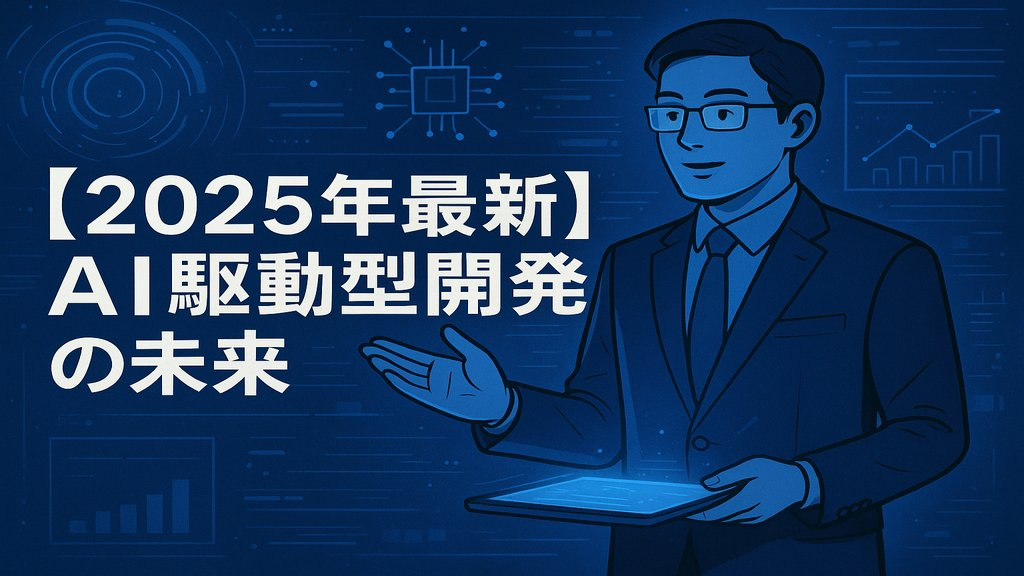
#> input picture outputs/【2025年最新】AI駆動型開発の今後を完全解説｜97%が知らない次世代手法と成功戦略-INT-01/eyecatch.jpg, 1024 x 576 px
$ python -i image_generator.py   (imports and definitions only)
#> lines starting #> are read from the running program, lines starting #| are printed output that depends on the picture
#!/usr/bin/env python3
"""
Blog Image Generator using Imagen 3
ブログ記事のアイキャッチ・サムネイル画像をImagen 3で自動生成

Usage:
    python image_generator.py --outline path/to/outline.md --mode eyecatch
    python image_generator.py --outline path/to/outline.md --mode thumbnail --chapter 1
    python image_generator.py --outline path/to/outline.md --mode all
"""

import os
import sys
import argparse
import json
import re
from datetime import datetime
from pathlib import Path
from typing import Optional, Dict, List
from io import BytesIO

from google import genai
from google.genai import types
from openai import OpenAI
from PIL import Image, ImageFilter, ImageDraw
from dotenv import load_dotenv
import base64
import numpy as np

# プロジェクトルートをパスに追加
project_root = Path(__file__).parent.parent
sys.path.append(str(project_root))

from utils.output_manager import OutputManager

# 環境変数読み込み
# [1 line not run here, left out]

class BlogImageGenerator:
    def __init__(self):
        """初期化"""
        # 画像設定を読み込み
        self.load_image_settings()
        # Google Gemini API (サムネイル用)
        self.google_api_key = os.getenv('GOOGLE_API_KEY')
        if not self.google_api_key:
            raise ValueError("GOOGLE_API_KEY not found in .env file")

        # OpenAI API (アイキャッチ用)
        self.openai_api_key = os.getenv('OPENAI_API_KEY')
        if not self.openai_api_key:
            raise ValueError("OPENAI_API_KEY not found in .env file")

        # クライアント初期化
        self.google_client = genai.Client(api_key=self.google_api_key)
        self.openai_client = OpenAI(api_key=self.openai_api_key)

        self.imagen_model = 'imagen-3.0-generate-002'
        self.openai_image_model = 'gpt-image-1'

        # 出力管理クラス初期化
        self.output_manager = OutputManager()

        # 後方互換性のため
        self.outputs_dir = Path('outputs')
        self.outputs_dir.mkdir(exist_ok=True)

    def load_image_settings(self):
        """画像設定ファイルを読み込み"""
        try:
            config_path = Path(__file__).parent.parent / 'config' / 'image_settings.json'
            with open(config_path, 'r', encoding='utf-8') as f:
                self.image_settings = json.load(f)
        except Exception as e:
            print(f"Warning: Could not load image settings: {e}")
            # デフォルト設定
            self.image_settings = {
                "eyecatch": {
                    "optimization": {
                        "enabled": True,
                        "target_max_size_kb": 500,
                        "target_dimensions": {"width": 1024, "height": 576},
                        "jpeg_quality": 85
                    }
                },
                "thumbnail": {
                    "optimization": {
                        "enabled": True,
                        "target_max_size_kb": 800,
                        "target_dimensions": {"width": 800, "height": 450},
                        "jpeg_quality": 80
                    }
                }
            }

    # [682 lines left out: functions optimize_image, load_outline, extract_chapters, generate_prompt_with_gemini, extract_yaml_and_convert_to_prompt, yaml_to_imagen_prompt and 9 more, not called in this run]

# [2 lines not run here, left out]

>>> import cv2
>>> picture = cv2.imread('../outputs/【2025年最新】AI駆動型開発の今後を完全解説｜97%が知らない次世代手法と成功戦略-INT-01/eyecatch.jpg', cv2.IMREAD_GRAYSCALE)
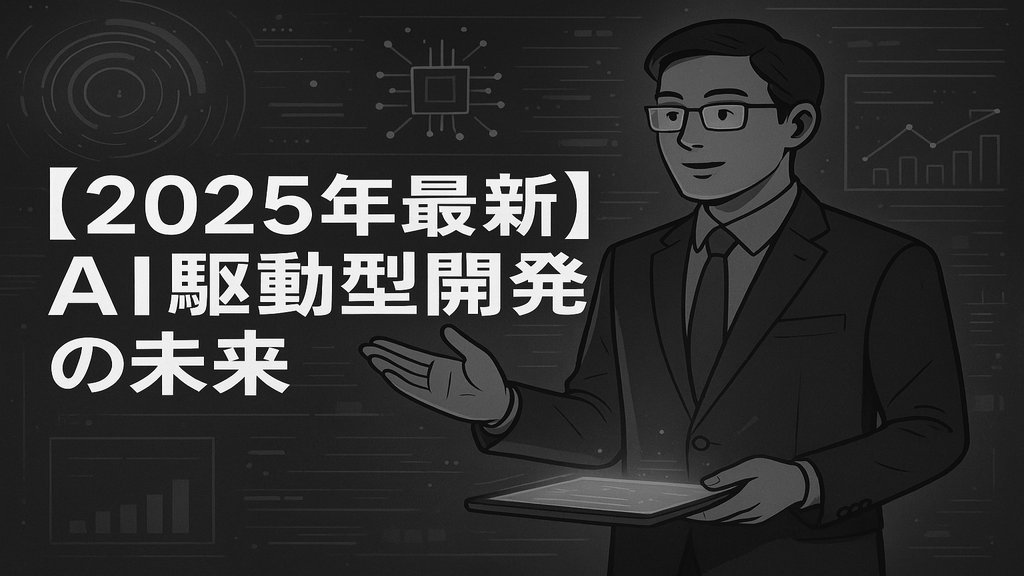
#> picture: shape (576, 1024); min 0, max 255, mean 50.4
#> (the run stopped early here; a loop or call above may not have finished)

$ run again, on outputs/【2025年最新】AI駆動型開発の今後を完全解説｜97%が知らない次世代手法と成功戦略-INT-01/chapter1.jpg
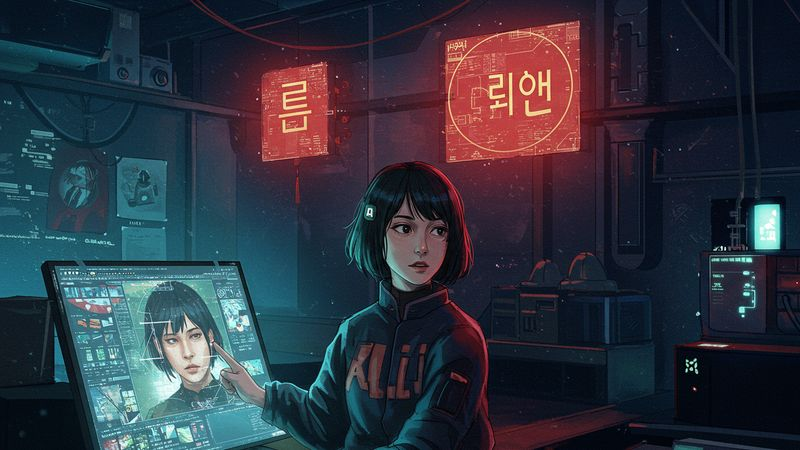
#> input picture outputs/【2025年最新】AI駆動型開発の今後を完全解説｜97%が知らない次世代手法と成功戦略-INT-01/chapter1.jpg, 800 x 450 px
#> `picture = cv2.imread('../outputs/【2025年最新】AI駆動型開発の今後を完全解説｜97%が知らない次世代手..`:
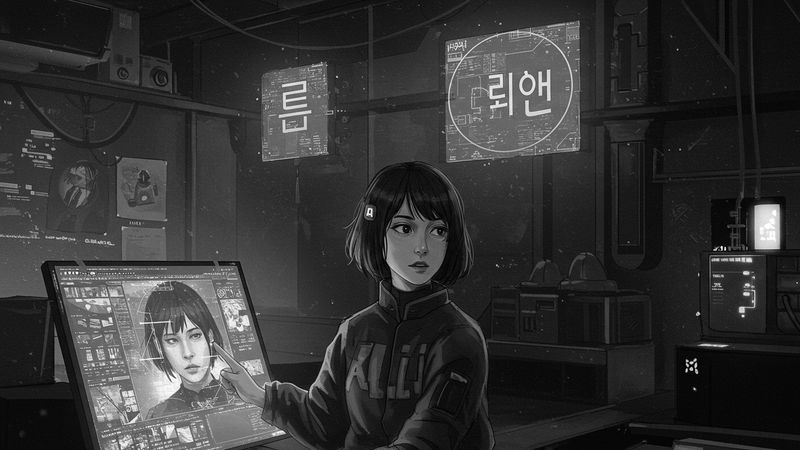
#> picture: shape (450, 800); min 0, max 255, mean 51.9

$ run again, on outputs/【2025年最新】AI駆動型開発の今後を完全解説｜97%が知らない次世代手法と成功戦略-INT-01/chapter2.jpg
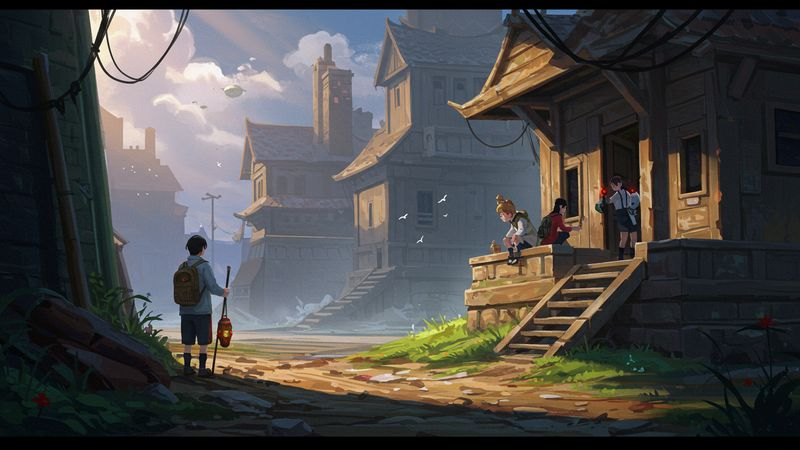
#> input picture outputs/【2025年最新】AI駆動型開発の今後を完全解説｜97%が知らない次世代手法と成功戦略-INT-01/chapter2.jpg, 800 x 450 px
#> `picture = cv2.imread('../outputs/【2025年最新】AI駆動型開発の今後を完全解説｜97%が知らない次世代手..`:
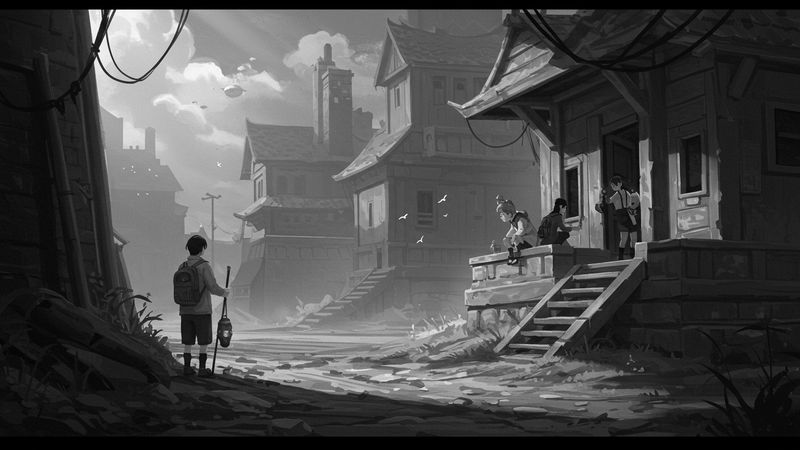
#> picture: shape (450, 800); min 0, max 255, mean 75.5

$ run again, on outputs/【2025年最新】AI駆動型開発の今後を完全解説｜97%が知らない次世代手法と成功戦略-INT-01/chapter3.jpg
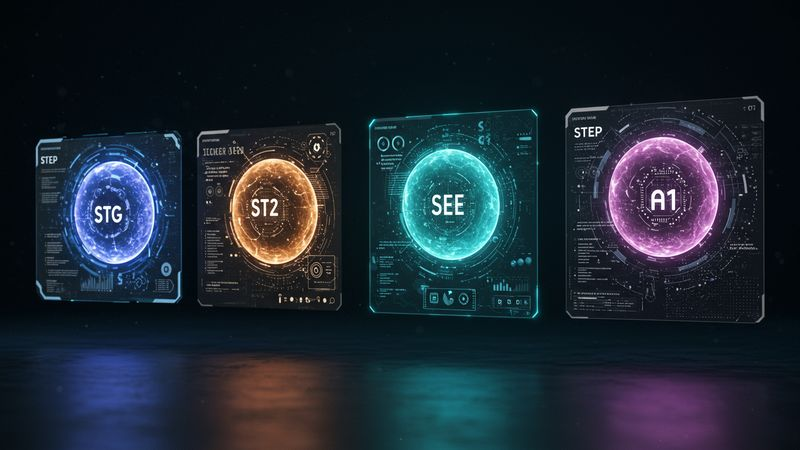
#> input picture outputs/【2025年最新】AI駆動型開発の今後を完全解説｜97%が知らない次世代手法と成功戦略-INT-01/chapter3.jpg, 800 x 450 px
#> `picture = cv2.imread('../outputs/【2025年最新】AI駆動型開発の今後を完全解説｜97%が知らない次世代手..`:
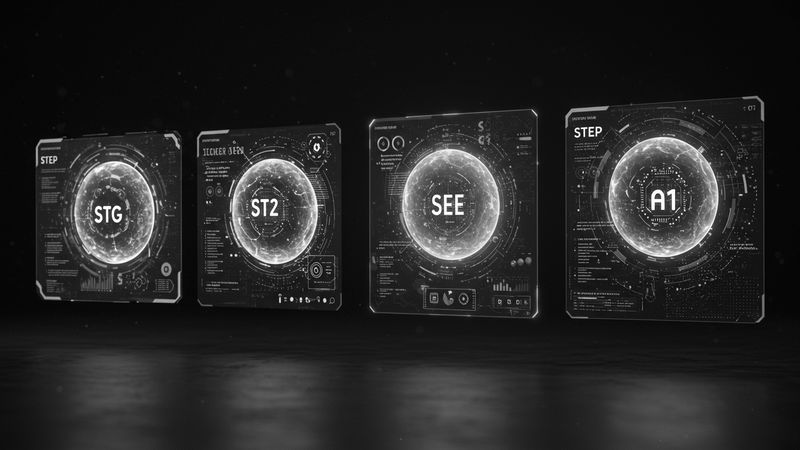
#> picture: shape (450, 800); min 0, max 255, mean 37.9
